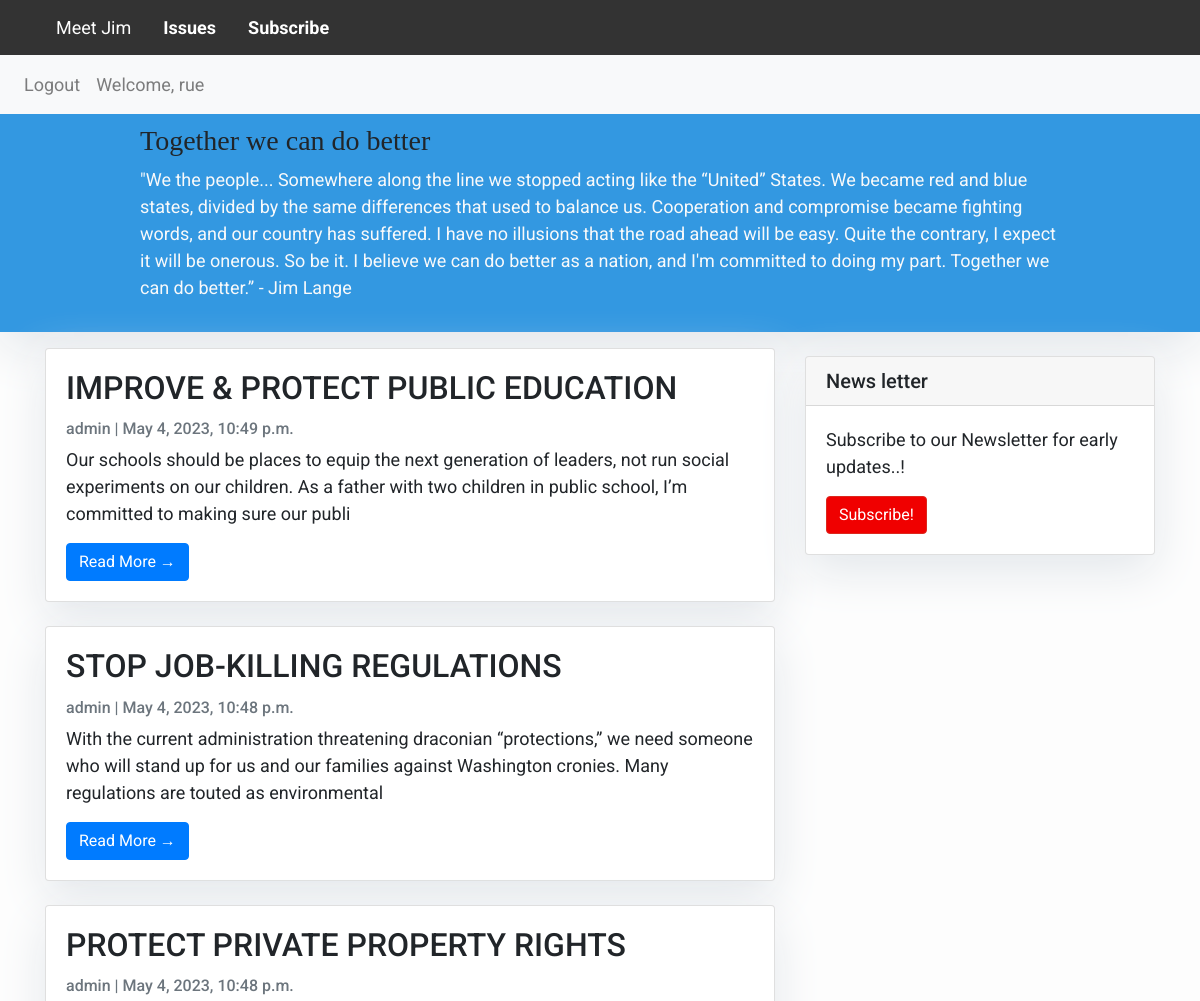
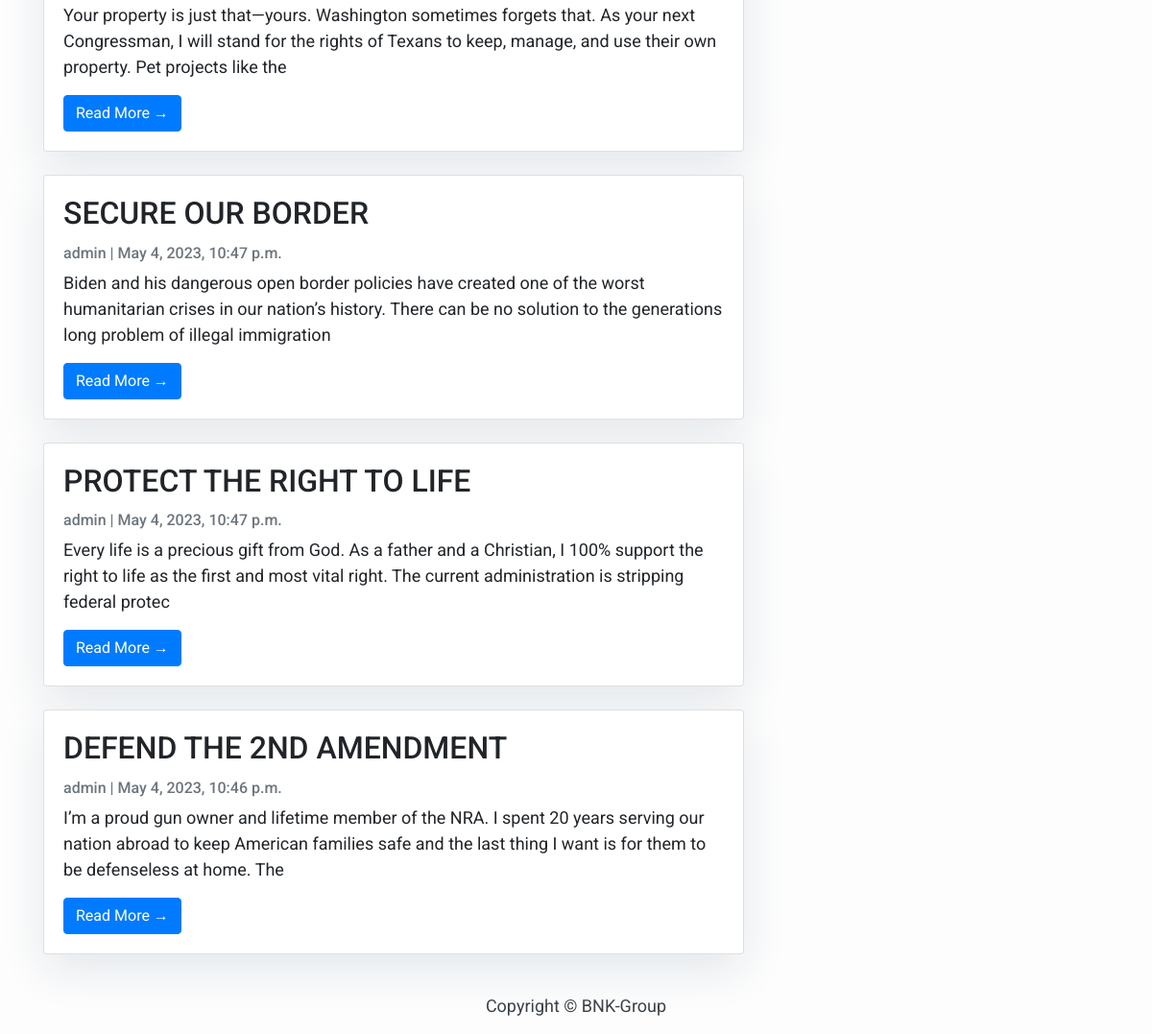
/index/ (signed in), run on the app's committed database (2 pictures, top to bottom).
### blog/models.py (models this page shows, shortened)
class Post(models.Model):
    title = models.CharField(max_length=200, unique=True)
    slug = models.SlugField(max_length=200, unique=True)
    author = models.ForeignKey(User, on_delete=models.CASCADE, related_name='blog_posts')
    updated_on = models.DateTimeField(auto_now=True)
    content = models.TextField()
    created_on = models.DateTimeField(auto_now_add=True)
    status = models.IntegerField(choices=STATUS, default=0)
    class Meta:
        ordering = ['-created_on']

### blog/views.py (the view)
# urls.py: path('index/', login_required(views.PostList.as_view()), name='home'),
class PostList(generic.ListView):
    queryset = Post.objects.filter(status=1).order_by('-created_on')
    template_name = 'index.html'

### blog/templates/index.html (shortened to what this page needs)
{% extends "base.html" %}
{% block content %}
<header class="masthead">
    <div class="container">
        <div class="row">
            <div class=" col-md-8 col-md-10 mx-auto">
                <div class="site-heading">
                    <h3> Together we can do better</h3>
                    <p class="text-light">"We the people...
                        Somewhere along the line we stopped acting like the “United” States.  We became red and blue states,
                        divided by the same differences that used to balance us.   Cooperation and compromise became fighting words,
                        and our country has suffered.  I have no illusions that the road ahead will be easy. Quite the contrary, I expect it will be onerous.
                        So be it. I believe we can do better as a nation, and I'm committed to doing my part. Together we can do better.”
                        - Jim Lange
                    </p>
                </div>
            </div>
        </div>
    </div>
</header>
<body>
<div class="container">
    <div class="row">
        <div class="col-md-8 mt-3 left">
            {% for post in post_list %}
            <div class="card mb-4">
                <div class="card-body">
                    <h2 class="card-title">{{ post.title }}</h2>
                    <p class="card-text text-muted h6">{{ post.author }} | {{ post.created_on}} </p>
                    <p class="card-text">{{post.content|slice:":200" }}</p>
                    <a href="{% url 'post_detail' post.slug  %}" class="btn btn-primary">Read More &rarr;</a>
                </div>
            </div>
            {% endfor %}
        </div>
        {% block sidebar %} {% include 'sidebar.html' %} {% endblock sidebar %}
    </div>
</div>
</body>
{%endblock%}

### blog/templates/base.html (shortened to what this page needs)
<!DOCTYPE html>
<html>
    <head>
        {% load static %}
        <link rel="stylesheet" href="https://maxcdn.bootstrapcdn.com/bootstrap/4.0.0/css/bootstrap.min.css"
 />
    </head>
    <body>
        <nav>
            <div class="bg-img">
                    <ul class="ul1">
                        <li>
                            <a class="nav-link" href="/about">Meet Jim</a>
                        </li>
                        <li>
                            <a class="nav-link text-black font-weight-bold" href="/index">Issues</a>
                        </li>
                        <li class="nav-item text-black">
                            <a class="nav-link text-black font-weight-bold" href="#">Subscribe</a>
                        </li>
                    </ul>
            </div>
        </nav>
<nav class="navbar navbar-expand-lg navbar-light bg-light">
  <div class="collapse navbar-collapse" id="navbarText" style="text-align:right">
    <ul class="navbar-nav mr-auto">
      {% if user.is_authenticated %}
      <li class="nav-item">
        <a class="nav-link" href="{% url 'user_auth:logout' %}">Logout</a>
      </li>
      <li class="nav-item">
        <a class="nav-link" href="#">Welcome, {{user.username}}</a>
      </li>
      {% else %}
      <li class="nav-item">
        <a class="nav-link" href="{% url 'user_auth:login' %}">Login</a>
      </li>
      {% endif %}
    </ul>
  </div>
</nav>
        {% block content %}{% endblock content %}
        <footer class="py-3 bg-grey">
            <p class="m-0 text-dark text-center ">Copyright &copy; BNK-Group</p>
        </footer>
    </body>
</html>

### blog/templates/base.html (style rules this page uses)
body { font-family: "Roboto", sans-serif; font-size: 17px; background-color: #fdfdfd; }
.masthead { background: #3398E1; height: auto; padding-bottom: 15px; box-shadow: 0 16px 48px #E3E7EB; padding-top: 10px; }
li { display: inline; float: left; }
.ul1 li a { color: white; text-align: center; padding: 14px 16px; text-decoration: none; }
.ul1 { list-style-type: none; margin: 0; padding: 10; overflow: hidden; background-color: #333; }

### blog/templates/index.html (style rules this page uses)
body { font-family: "Roboto", sans-serif; font-size: 18px; background-color: #fdfdfd; }
.card { box-shadow: 0 16px 48px #E3E7EB; }
h3 { font-family: "Arial Rounded MT Bold" }

### blog/templates/sidebar.html (style rules this page uses)
.card { box-shadow: 0 16px 48px #E3E7EB; }

### data on the page
Post: title "IMPROVE & PROTECT PUBLIC EDUCATION", author "admin", created_on "May 4, 2023, 10:49 p.m.", content "Our schools should be places to equip the next generation of leaders, not run social experiments on our children. As a father with two children in public school, I’m committed to making sure our publi"
Post: title "STOP JOB-KILLING REGULATIONS", author "admin", created_on "May 4, 2023, 10:48 p.m.", content "With the current administration threatening draconian “protections,” we need someone who will stand up for us and our families against Washington cronies. Many regulations are touted as environmental"
Post: title "PROTECT PRIVATE PROPERTY RIGHTS", author "admin", created_on "May 4, 2023, 10:48 p.m.", content "Your property is just that—yours. Washington sometimes forgets that. As your next Congressman, I will stand for the rights of Texans to keep, manage, and use their own property. Pet projects like the"
Post: title "SECURE OUR BORDER", author "admin", created_on "May 4, 2023, 10:47 p.m.", content "Biden and his dangerous open border policies have created one of the worst humanitarian crises in our nation’s history. There can be no solution to the generations long problem of illegal immigration"
Post: title "PROTECT THE RIGHT TO LIFE", author "admin", created_on "May 4, 2023, 10:47 p.m.", content "Every life is a precious gift from God. As a father and a Christian, I 100% support the right to life as the first and most vital right. The current administration is stripping federal protec"
Post: title "DEFEND THE 2ND AMENDMENT", author "admin", created_on "May 4, 2023, 10:46 p.m.", content "I’m a proud gun owner and lifetime member of the NRA. I spent 20 years serving our nation abroad to keep American families safe and the last thing I want is for them to be defenseless at home. The"

### other printed values
{{ user.username }} "rue"
